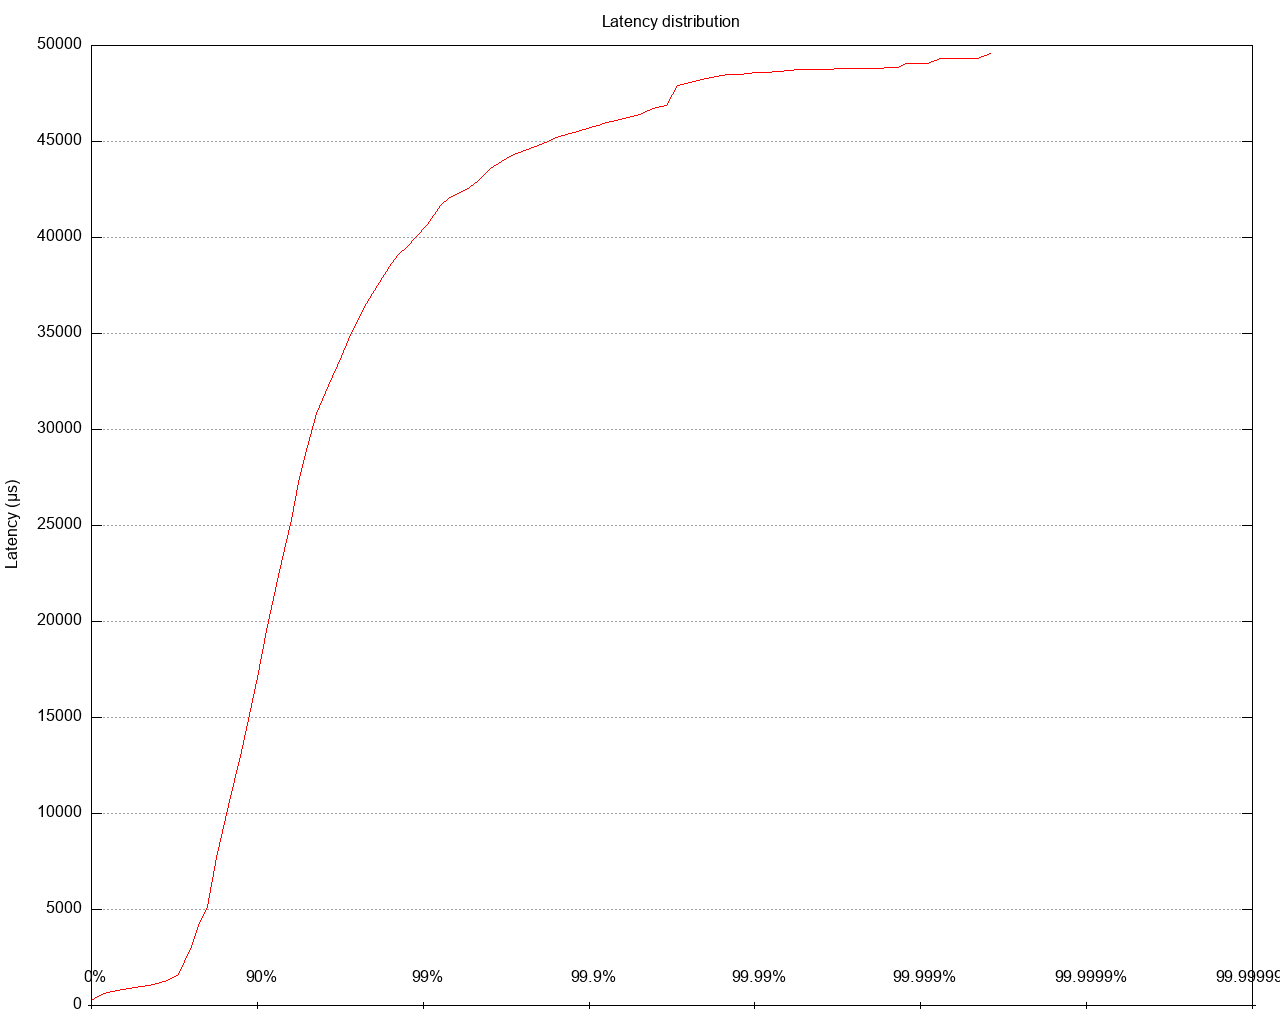

Reproduce this figure in gnuplot.
set datafile separator ","
set title 'Latency distribution' noenhanced
set terminal png size 1280,1024
set grid
unset xtics
set ylabel 'Latency (μs)'
set logscale x
set key top left
set style line 1 lt 1 lw 3 pt 3 linecolor rgb "red"
set output '/Users/gbarnett/git/hazelcast-simulator/atomiclong-3node-member/atomicreference/latency/latency_distribution_fourKbWrite.png'
plot '/Users/gbarnett/git/hazelcast-simulator/src/simulator/xlabels.csv' notitle with labels center offset 0, 1.5 point,\
   "/Users/gbarnett/git/hazelcast-simulator/atomiclong-3node-member/atomicreference/data/latency_distribution_fourKbWrite_1.data" using 1:2 title "" lt rgb "red" with lines, \
